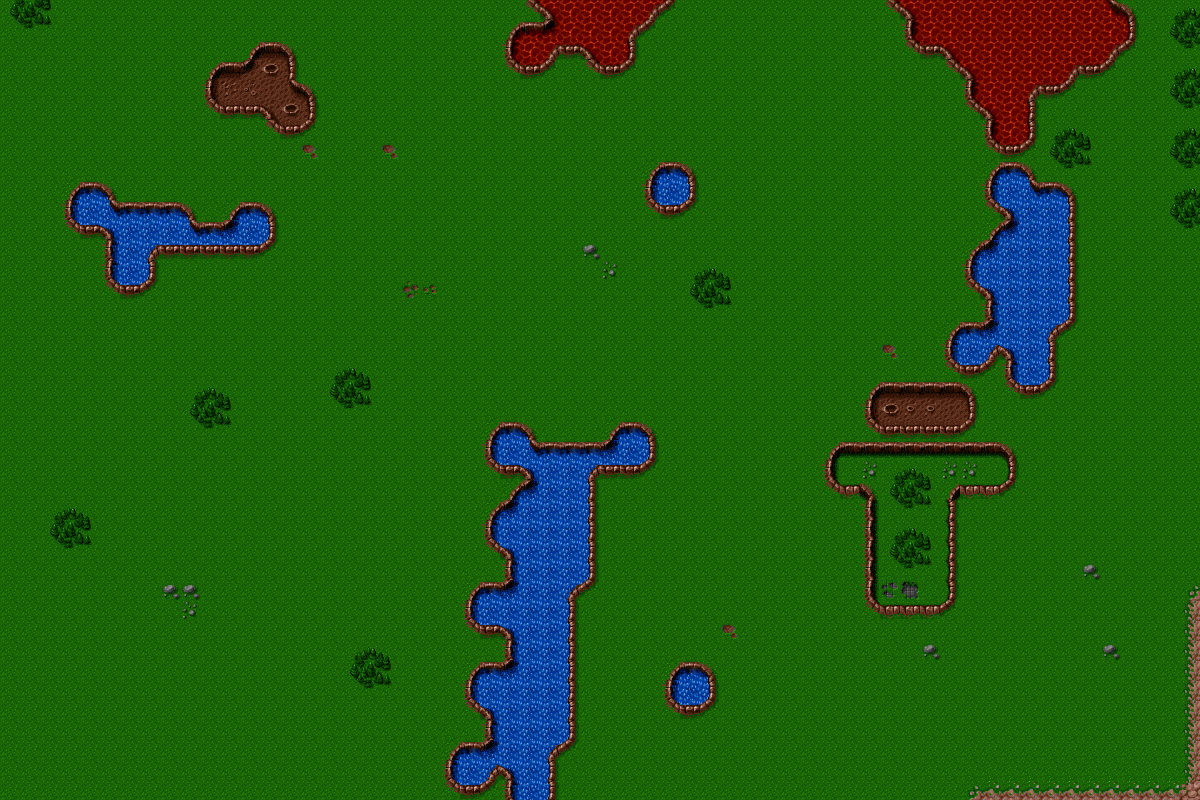

A 2D game scene composited from a Tiled map and its tileset images. What follows is a short description and the map's XML, with each tile layer's data collapsed to a summary:
An orthogonal 60x40 tile map with 20x20 px tiles, 5 tile layers (Grass, Pitch, Trees, Rocks, ...).

<map version="1.10" tiledversion="1.10.1" orientation="orthogonal" renderorder="right-down" width="60" height="40" tilewidth="20" tileheight="20" infinite="0" nextlayerid="6" nextobjectid="1">
 <tileset firstgid="1" source="tileset.tsx" />
 <layer id="1" name="Grass" width="60" height="40">
  <data>[2400 cells, 2400 non-empty, 6 distinct tile ids]</data>
 </layer>
 <layer id="5" name="Pitch" width="60" height="40">
  <data>[2400 cells, 8 non-empty, 5 distinct tile ids]</data>
 </layer>
 <layer id="2" name="Trees" width="60" height="40">
  <data>[2400 cells, 102 non-empty, 9 distinct tile ids]</data>
 </layer>
 <layer id="4" name="Rocks" width="60" height="40">
  <data>[2400 cells, 11 non-empty, 2 distinct tile ids]</data>
 </layer>
 <layer id="3" name="Water,Clay,Lava,Rock-Fence" width="60" height="40">
  <data>[2400 cells, 411 non-empty, 57 distinct tile ids]</data>
 </layer>
</map>